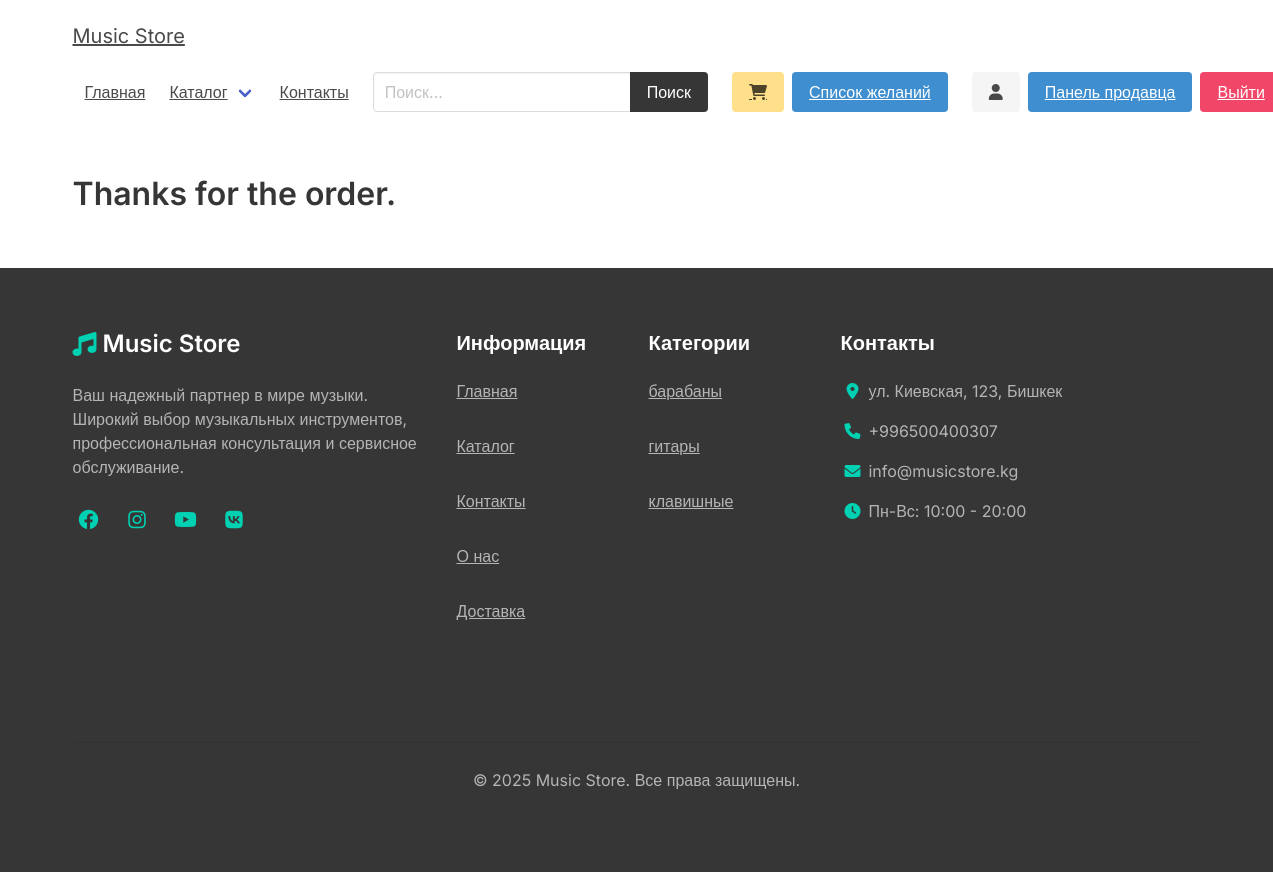
Page /cart/success/ (signed in) on the committed database.
### product/models.py (models this page shows, shortened)
class Category(models.Model):
    title = models.CharField(_('Название'), max_length=50)
    slug = models.SlugField(_('URL-метка'), max_length=50)
    class Meta:
        verbose_name = _('Категория')
        verbose_name_plural = _('Категории')
        ordering = ['title']

### cart/views.py (the view)
# urls.py: path('success/', views.success, name="success"),
def success(request):
    return render(request, 'cart/success.html')

### cart/cart.py (called while the page is built)
    def __len__(self):
        return sum(item['quantity'] for item in self.cart.values())

### cart/context_processors.py (called while the page is built)
def cart(request):
    return {'cart': Cart(request)}

### core/templatetags/wishlist_tags.py (called while the page is built, shortened)
@register.simple_tag(takes_context=True)
def get_wishlist_count(context):
    request = context['request']
    if request.user.is_authenticated:
        try:
            user_wishlists = request.user.wishlist_set.all()
            if user_wishlists.count() > 1:
                wishlist = user_wishlists.first()
                for other_wishlist in user_wishlists[1:]:
                    wishlist.products.add(*other_wishlist.products.all())
                    other_wishlist.delete()
                return wishlist.products.count()
            elif user_wishlists.exists():
                return user_wishlists.first().products.count()
            return 0
        except AttributeError:
            return 0

### product/context_processors.py (called while the page is built)
def menu_categories(request):
    categories = Category.objects.all()
    return {'categories': categories}

### templates/cart/success.html (shortened to what this page needs)
{% extends 'core/base.html' %}
{% block content %}
    <h1 class="title">Thanks for the order.</h1>
{% endblock content %}

### templates/core/base.html (shortened to what this page needs)
{% load static %}
{% load wishlist_tags %}
<!DOCTYPE html>
<html lang="en">
<head>
    <link rel="stylesheet" href="https://cdn.jsdelivr.net/npm/bulma@0.9.2/css/bulma.min.css">
    <link rel="stylesheet" href="https://cdnjs.cloudflare.com/ajax/libs/font-awesome/6.0.0/css/all.min.css">
    <link rel="stylesheet" href="{% static 'css/main.css' %}">
    <link href="https://cdn.jsdelivr.net/npm/bootstrap@5.3.0/dist/css/bootstrap.min.css" rel="stylesheet">
</head>
<body>
    <div class="container">
        <nav class="navbar" role="navigation" aria-label="main navigation">
            <div class="navbar-brand">
                <a class="navbar-item" href="{% url 'core:home' %}">
Music Store
                </a>
            </div>
            <div id="navbarBasicExample" class="navbar-menu">
                <div class="navbar-start">
                    <a class="navbar-item" href="{% url 'core:home' %}">
                        Главная
                    </a>
                    <div class="navbar-item has-dropdown is-hoverable">
                        <a class="navbar-link">
                            Каталог
                        </a>
                    </div>
                    <a class="navbar-item" href="{% url 'core:contact' %}">
                        Контакты
                    </a>
                </div>
                <div class="navbar-start">
                    <div class="navbar-item">
                        <form method="get" action="{% url 'product:search' %}">
                            <div class="field has-addons">
                                <div class="control">
                                    <input type="search" name="query" id="" class="input" placeholder="Поиск...">
                                </div>
                                <div class="control">
                                    <button class="button is-dark">Поиск</button>
                                </div>
                            </div>
                        </form>
                    </div>
                </div>
                <div class="navbar-end">
                <div class="navbar-item">
                    <a href="{% url 'cart:cart' %}" class="button is-warning">
                        <i class="fas fa-shopping-cart"></i>
                    </a>
                    <a href="{% url 'core:wishlist' %}" class="button is-info ml-2">
                        Список желаний
                        {% get_wishlist_count as wishlist_count %}
                    </a>
                </div>
                {% if request.user.is_authenticated %}
                    <div class="navbar-item">
                        <a class="button is-light" href="{% url 'core:account' %}">
                            <i class="fas fa-user"></i>
                        </a>
                        {% if request.user.vendor %}
                            <a class="button is-info ml-2" href="{% url 'vendor:vendor-admin' %}">
                                Панель продавца
                            </a>
                        {% endif %}
                        <a class="button is-danger ml-2" href="{% url 'logout' %}">
                            Выйти
                        </a>
                    </div>
                {% endif %}
                </div>
            </div>
            </nav>
    </div>
    <section class="section">
        <div class="container">
            {% block content %}{% endblock content %}
        </div>
    </section>
    <footer class="footer has-background-dark">
        <div class="container">
            <div class="columns is-multiline">
                <div class="column is-4">
                    <div class="content">
                        <h3 class="title is-4 has-text-white mb-4">
                            <span class="icon-text">
                                <span class="icon has-text-primary">
                                    <i class="fas fa-music"></i>
                                </span>
                                <span>Music Store</span>
                            </span>
                        </h3>
                        <p class="has-text-grey-light mb-4">
                            Ваш надежный партнер в мире музыки. Широкий выбор музыкальных инструментов, профессиональная консультация и сервисное обслуживание.
                        </p>
                        <div class="social-links">
                            <a href="#" class="has-text-primary mr-3" title="Facebook">
                                <span class="icon is-medium">
                                    <i class="fab fa-facebook fa-lg"></i>
                                </span>
                            </a>
                            <a href="#" class="has-text-primary mr-3" title="Instagram">
                                <span class="icon is-medium">
                                    <i class="fab fa-instagram fa-lg"></i>
                                </span>
                            </a>
                            <a href="#" class="has-text-primary mr-3" title="YouTube">
                                <span class="icon is-medium">
                                    <i class="fab fa-youtube fa-lg"></i>
                                </span>
                            </a>
                            <a href="#" class="has-text-primary" title="VK">
                                <span class="icon is-medium">
                                    <i class="fab fa-vk fa-lg"></i>
                                </span>
                            </a>
                        </div>
                    </div>
                </div>
                <div class="column is-2">
                    <h4 class="title is-5 has-text-white mb-4">Информация</h4>
                    <ul class="footer-links">
                        <li><a href="{% url 'core:home' %}" class="has-text-grey-light">Главная</a></li>
                        <li><a href="{% url 'product:catalog' %}" class="has-text-grey-light">Каталог</a></li>
                        <li><a href="{% url 'core:contact' %}" class="has-text-grey-light">Контакты</a></li>
                        <li><a href="#" class="has-text-grey-light">О нас</a></li>
                        <li><a href="#" class="has-text-grey-light">Доставка</a></li>
                    </ul>
                </div>
                <div class="column is-2">
                    <h4 class="title is-5 has-text-white mb-4">Категории</h4>
                    <ul class="footer-links">
                        {% for category in categories %}
                            <li><a href="{% url 'product:category' category.slug %}" class="has-text-grey-light">{{ category.title }}</a></li>
                        {% endfor %}
                    </ul>
                </div>
                <div class="column is-4">
                    <h4 class="title is-5 has-text-white mb-4">Контакты</h4>
                    <ul class="footer-contacts">
                        <li class="mb-3">
                            <span class="icon-text">
                                <span class="icon has-text-primary">
                                    <i class="fas fa-map-marker-alt"></i>
                                </span>
                                <span class="has-text-grey-light">ул. Киевская, 123, Бишкек</span>
                            </span>
                        </li>
                        <li class="mb-3">
                            <span class="icon-text">
                                <span class="icon has-text-primary">
                                    <i class="fas fa-phone"></i>
                                </span>
                                <span class="has-text-grey-light">+996500400307</span>
                            </span>
                        </li>
                        <li class="mb-3">
                            <span class="icon-text">
                                <span class="icon has-text-primary">
                                    <i class="fas fa-envelope"></i>
                                </span>
                                <span class="has-text-grey-light">info@musicstore.kg</span>
                            </span>
                        </li>
                        <li>
                            <span class="icon-text">
                                <span class="icon has-text-primary">
                                    <i class="fas fa-clock"></i>
                                </span>
                                <span class="has-text-grey-light">Пн-Вс: 10:00 - 20:00</span>
                            </span>
                        </li>
                    </ul>
                </div>
            </div>
            <div class="columns mt-6">
                <div class="column">
                    <hr class="has-background-grey-darker mb-4">
                    <p class="has-text-grey-light has-text-centered">
                        © {% now "Y" %} Music Store. Все права защищены.
                    </p>
                </div>
            </div>
        </div>
    </footer>
</body>
</html>

### static/css/main.css (style rules this page uses)
.footer a { margin-bottom: 15px; display: inline-block; color: #444; }

### templates/core/base.html (style rules this page uses)
:root { --primary-color: #2563eb; --secondary-color: #1d4ed8; --success-color: #059669; --danger-color: #dc2626; --warning-color: #d97706; --info-color: #0891b2; }
body { font-family: 'Inter', sans-serif; }
.footer { padding: 4rem 1.5rem; }
.footer-links { list-style: none; padding: 0; margin: 0; }
.footer-links li { margin-bottom: 1rem; }
.footer-links a { transition: color 0.3s ease; }
.footer-contacts { list-style: none; padding: 0; margin: 0; }
.social-links a { transition: transform 0.3s ease; display: inline-block; }
.icon-text { align-items: center; }

### rows in the picture
Category: title "барабаны"
Category: title "гитары"
Category: title "клавишные"
